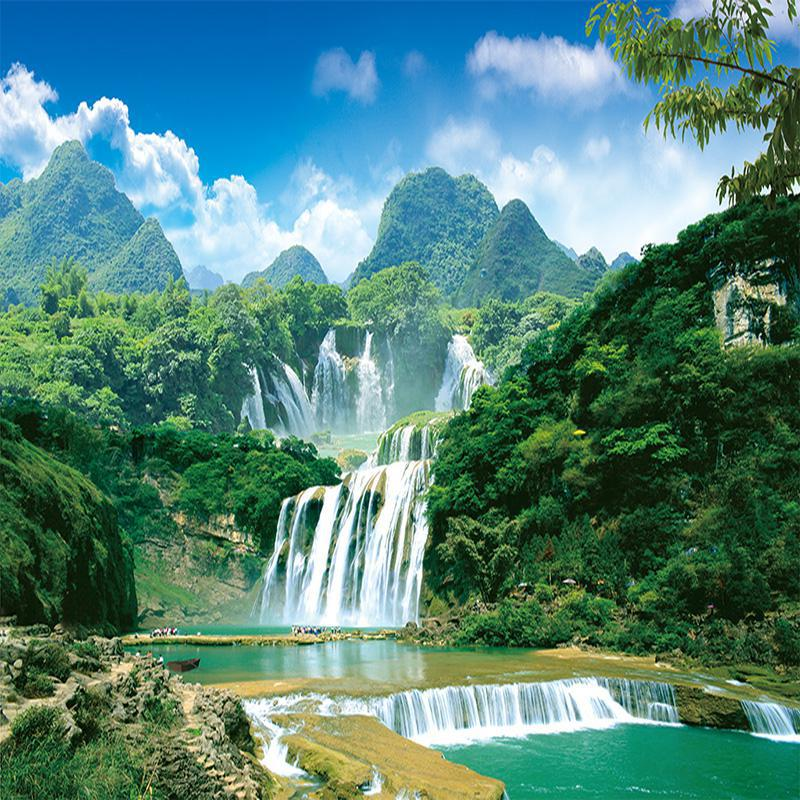
#> input picture image.jpeg, 800 x 800 px
$ python jpg_codec.py
#> lines starting #> are read from the running program, lines starting #| are printed output that depends on the picture
from __future__ import division
from PIL import Image
from numba import cuda
from skimage.color import rgb2gray
import matplotlib.pyplot as plt
import numpy as np
from scipy.fftpack import dct, idct
import math
import cv2


def dct2(block):
    return dct(dct(block.T, norm='ortho').T, norm='ortho')


def idct2(block):
    return idct(idct(block.T, norm='ortho').T, norm='ortho')


@cuda.jit
def my_kernel_2D_div(io_array, Q):
    x, y = cuda.grid(2)
    if x < io_array.shape[0] and y < io_array.shape[1]:
        io_array[x][y] //= Q[x % 8][y % 8]


@cuda.jit
def my_kernel_2D_mul(io_array, Q):
    x, y = cuda.grid(2)

    if x < io_array.shape[0] and y < io_array.shape[1]:
        io_array[x][y] *= Q[x % 8][y % 8]


def do_dct(array):
    for row in range(height // 8):
        for col in range(width // 8):
            temp_row = row * 8
            temp_col = col * 8
            temp = np.zeros((8, 8))
            temp = array[temp_row: temp_row + 8, temp_col: temp_col + 8]
            temp_dct = dct2(temp)
            for i in range(8):
                for j in range(8):
                    array[temp_row + i][temp_col + j] = temp_dct[i][j]
            return array


def do_idct(array):
    for row in range(height // 8):
        for col in range(width // 8):
            temp_row = row * 8
            temp_col = col * 8
            temp = np.zeros((8, 8))
            temp = array[temp_row: temp_row + 8, temp_col: temp_col + 8]
            temp_idct = idct2(temp)
            for i in range(8):
                for j in range(8):
                    array[temp_row + i][temp_col + j] = temp_idct[i][j]
            return array


'''kvantizačná matica'''
Q = np.array([[16,  11,  10,  16,  24,  40,  51,  61],
             [12,  12,  14,  19,  26,  58,  60,  55],
             [14,  13,  16,  24,  40,  57,  69,  56],
             [14,  17,  22,  29,  51,  87,  80,  62],
             [18,  22,  37,  56,  68, 109, 103,  77],
             [24,  35,  55,  64,  81, 104, 113,  92],
             [49,  64,  78,  87, 103, 121, 120, 101],
             [72,  92,  95,  98, 112, 100, 103,  99]])


'''načítanie obrázku, prevod do grayscale'''
image = cv2.imread("image.jpeg")
#> image is the input picture: shape (800, 800, 3); mean B, G, R 122.6, 132.1, 84.5
grayscale = cv2.cvtColor(image, cv2.COLOR_BGR2GRAY)
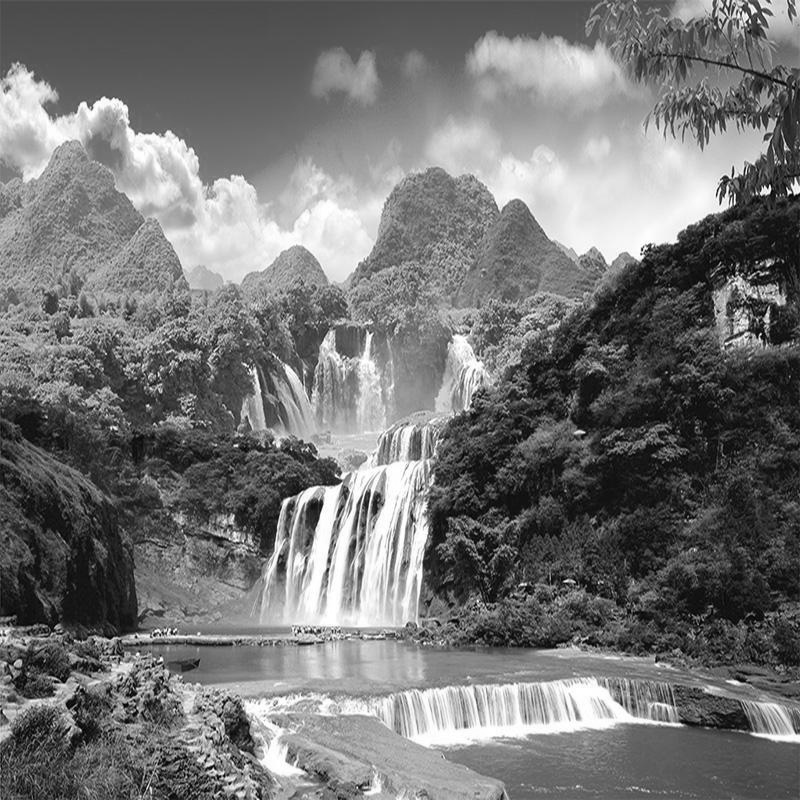
#> grayscale: shape (800, 800); min 1, max 255, mean 116.8

[width, height] = grayscale.shape
#> width = 800; height = 800
array_image = np.array(grayscale, dtype=int)
#> after the loop in do_dct, `for row in range(height // 8):`:
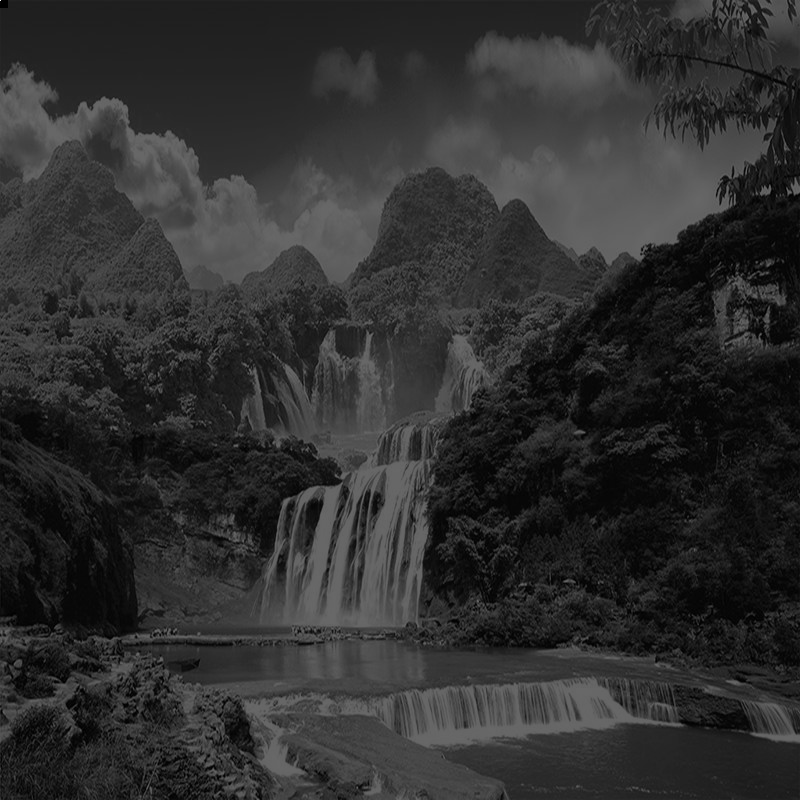
#> array: shape (800, 800) int64; min 0, max 624, mean 116.8; drawn with min black and max white

'''dis. cos transf.'''
do_dct(array_image)

'''CUDA - delenie kvantizačnou maticou'''
threadsperblock = (8, 8)

blockspergrid_x = math.ceil(array_image.shape[0] / threadsperblock[0])
#> blockspergrid_x = 100
blockspergrid_y = math.ceil(array_image.shape[1] / threadsperblock[1])
#> blockspergrid_y = 100
blockspergrid = (blockspergrid_x, blockspergrid_y)
#> blockspergrid = (100, 100)

#> (the run stopped early here; a loop or call above may not have finished)
